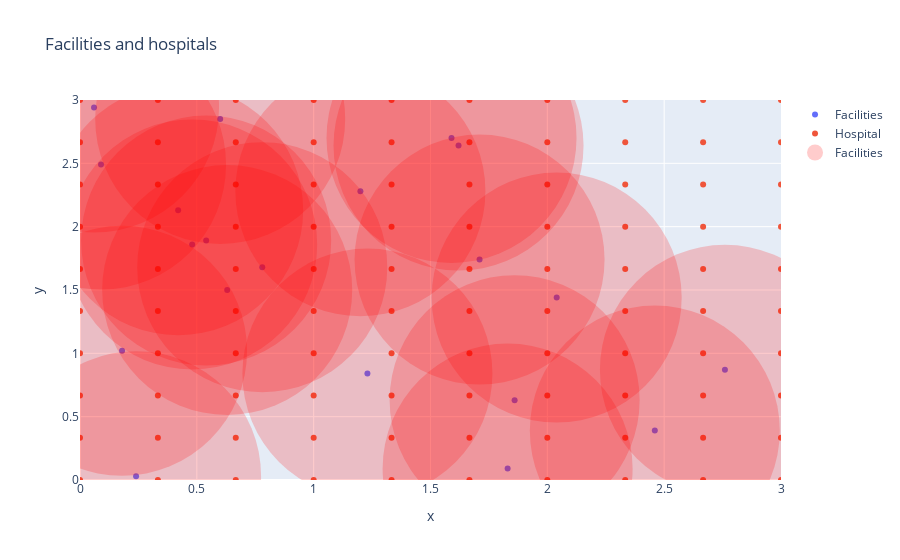

This figure's notebook cell:
### Markdown cell above
# Vamos a visualizar la instancia que estaremos resolviendo

### Code cell
import plotly.express as px
import plotly.graph_objects as go

# Plot the problem configuration (facilities and customers)
fig = go.Figure()
fig.add_trace(go.Scatter(x=[x for x,y in facilities], y=[y for x,y in facilities], mode='markers', name='Facilities'))
fig.add_trace(go.Scatter(x=[x for x,y in customers], y=[y for x,y in customers], mode='markers', name='Hospital'))
# large circle around the facilities
fig.add_trace(go.Scatter(x=[x for x,y in facilities], y=[y for x,y in facilities], mode='markers', name='Facilities', marker=dict(size=250, color='rgba(255, 0, 0, 0.2)')))
fig.update_layout(title='Facilities and hospitals', xaxis_title='x', yaxis_title='y')
# set plot limits
fig.update_xaxes(range=[0, 3])
fig.update_yaxes(range=[0, 3])
fig.show()

### Figure 1 — Plotly figure (JSON) as saved in the notebook; plotly's stock layout.template omitted (floating-point values rounded to 4 significant figures)
{"data": [{"mode": "markers", "name": "Facilities", "type": "scatter", "x": [0.18, 0.6, 1.23, 0.63, 1.71, 0.24, 1.2, 0.42, 0.09, 1.62, 2.46, 1.83, 0.78, 2.76, 0.48, 1.86, 1.59, 2.04, 0.54, 0.06], "y": [1.02, 2.85, 0.84, 1.5, 1.74, 0.03, 2.28, 2.13, 2.49, 2.64, 0.39, 0.09, 1.68, 0.87, 1.86, 0.63, 2.7, 1.44, 1.89, 2.94]}, {"mode": "markers", "name": "Hospital", "type": "scatter", "x": [0, 0, 0, 0, 0, 0, 0, 0, 0, 0, 0.3333, 0.3333, 0.3333, 0.3333, 0.3333, 0.3333, 0.3333, 0.3333, 0.3333, 0.3333, 0.6667, 0.6667, 0.6667, 0.6667, 0.6667, 0.6667, 0.6667, 0.6667, 0.6667, 0.6667, 1, 1, 1, 1, 1, 1, 1, 1, 1, 1, 1.333, 1.333, 1.333, 1.333, 1.333, 1.333, 1.333, 1.333, 1.333, 1.333, 1.667, 1.667, 1.667, 1.667, 1.667, 1.667, 1.667, 1.667, 1.667, 1.667, 2, 2, 2, 2, 2, 2, 2, 2, 2, 2, 2.333, 2.333, 2.333, 2.333, 2.333, 2.333, 2.333, 2.333, 2.333, 2.333, 2.667, 2.667, 2.667, 2.667, 2.667, 2.667, 2.667, 2.667, 2.667, 2.667, 3, 3, 3, 3, 3, 3, 3, 3, 3, 3], "y": [0, 0.3333, 0.6667, 1, 1.333, 1.667, 2, 2.333, 2.667, 3, 0, 0.3333, 0.6667, 1, 1.333, 1.667, 2, 2.333, 2.667, 3, 0, 0.3333, 0.6667, 1, 1.333, 1.667, 2, 2.333, 2.667, 3, 0, 0.3333, 0.6667, 1, 1.333, 1.667, 2, 2.333, 2.667, 3, 0, 0.3333, 0.6667, 1, 1.333, 1.667, 2, 2.333, 2.667, 3, 0, 0.3333, 0.6667, 1, 1.333, 1.667, 2, 2.333, 2.667, 3, 0, 0.3333, 0.6667, 1, 1.333, 1.667, 2, 2.333, 2.667, 3, 0, 0.3333, 0.6667, 1, 1.333, 1.667, 2, 2.333, 2.667, 3, 0, 0.3333, 0.6667, 1, 1.333, 1.667, 2, 2.333, 2.667, 3, 0, 0.3333, 0.6667, 1, 1.333, 1.667, 2, 2.333, 2.667, 3]}, {"marker": {"color": "rgba(255, 0, 0, 0.2)", "size": 250}, "mode": "markers", "name": "Facilities", "type": "scatter", "x": [0.18, 0.6, 1.23, 0.63, 1.71, 0.24, 1.2, 0.42, 0.09, 1.62, 2.46, 1.83, 0.78, 2.76, 0.48, 1.86, 1.59, 2.04, 0.54, 0.06], "y": [1.02, 2.85, 0.84, 1.5, 1.74, 0.03, 2.28, 2.13, 2.49, 2.64, 0.39, 0.09, 1.68, 0.87, 1.86, 0.63, 2.7, 1.44, 1.89, 2.94]}], "layout": {"title": {"text": "Facilities and hospitals"}, "xaxis": {"range": [0, 3], "title": {"text": "x"}}, "yaxis": {"range": [0, 3], "title": {"text": "y"}}}}
